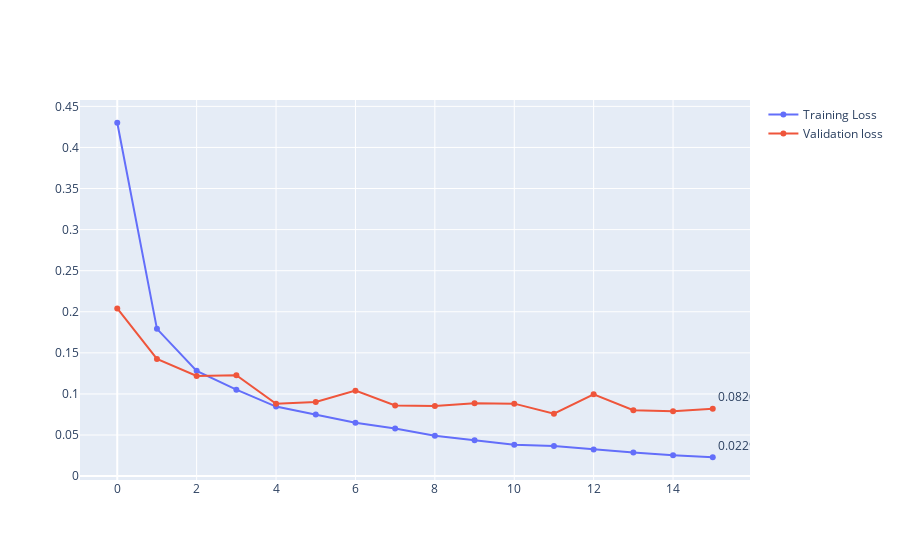

Notebook source saved alongside this figure:
### Code cell
trainingLoop(model, train_loader, 216, loss_fn, optimizer, validation_loader = validation_loader, resume=False, device=device)

### Figure 1 — Plotly figure (JSON) as saved in the notebook; plotly's stock layout.template omitted (floating-point values rounded to 4 significant figures)
{"data": [{"mode": "lines+markers+text", "name": "Training Loss", "text": ["", "", "", "", "", "", "", "", "", "", "", "", "", "", "", "0.02296"], "textposition": "top right", "type": "scatter", "x": [0, 1, 2, 3, 4, 5, 6, 7, 8, 9, 10, 11, 12, 13, 14, 15], "y": [0.4301, 0.1793, 0.1281, 0.1052, 0.08465, 0.0749, 0.06486, 0.05803, 0.04904, 0.04357, 0.03817, 0.03678, 0.03245, 0.02861, 0.02547, 0.02296]}, {"mode": "lines+markers+text", "name": "Validation loss", "text": ["", "", "", "", "", "", "", "", "", "", "", "", "", "", "", "0.08206"], "textposition": "top right", "type": "scatter", "x": [0, 1, 2, 3, 4, 5, 6, 7, 8, 9, 10, 11, 12, 13, 14, 15], "y": [0.2041, 0.1426, 0.122, 0.1228, 0.088, 0.09012, 0.104, 0.08598, 0.08545, 0.08873, 0.08821, 0.07591, 0.09949, 0.08027, 0.07901, 0.08206]}], "layout": {"autosize": true, "xaxis": {"anchor": "y", "autorange": true, "domain": [0, 1], "range": [-0.9149, 15.91], "type": "linear"}, "yaxis": {"anchor": "x", "autorange": true, "domain": [0, 1], "range": [-0.01064, 0.4636], "type": "linear"}}}
